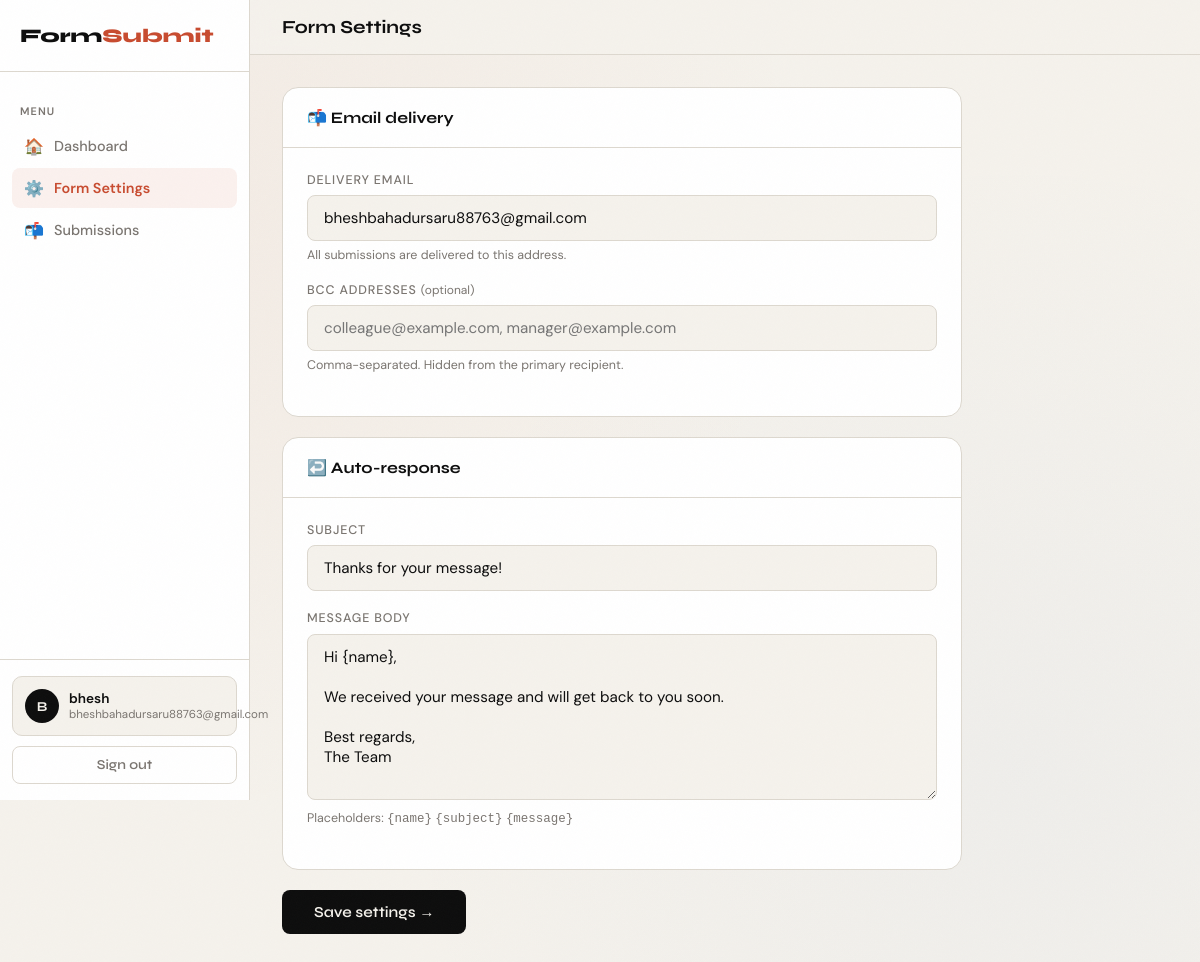
The app's page /accounts/dashboard/config/ (signed in) with its own data.
### accounts/models.py (models this page shows, shortened)
class UserFormConfig(models.Model):
    user = models.OneToOneField(
        User, on_delete=models.CASCADE, related_name='form_config'
    )
    unique_identifier = models.CharField(
        max_length=8,
        unique=True,
        blank=True,
        help_text="Share this code to receive form submissions"
    )
    email_to = models.EmailField(help_text="All submissions are delivered here")
    email_bcc = models.TextField(
        blank=True,
        help_text="Comma-separated BCC addresses — hidden from primary recipient"
    )
    autoresponse_subject = models.CharField(
        max_length=200,
        default="Thanks for your message!"
    )
    autoresponse_body = models.TextField(
        default=(
            "Hi {name},\n\n"
            "We received your message and will get back to you soon.\n\n"
            "Best regards,\nThe Team"
        )
    )
    created_at = models.DateTimeField(auto_now_add=True)
    updated_at = models.DateTimeField(auto_now=True)

### accounts/views.py (the view)
# urls.py: path('dashboard/config/', views.config_view, name='config'),
@login_required
def config_view(request):
    config = _get_or_create_config(request.user)
    if request.method == 'POST':
        form = FormConfigForm(request.POST, instance=config)
        if form.is_valid():
            form.save()
            messages.success(request, "Settings saved successfully.")
            return redirect('accounts:config')
    else:
        form = FormConfigForm(instance=config)
    return render(request, 'accounts/dashboard/config.html', {
        'form': form,
        'config': config,
    })

### accounts/forms.py
class FormConfigForm(forms.ModelForm):
    class Meta:
        model = UserFormConfig
        fields = [
            'email_to',
            'email_bcc',
            'autoresponse_subject',
            'autoresponse_body',
        ]
        labels = {
            'email_to': 'Delivery email',
            'email_bcc': 'BCC addresses',
            'autoresponse_subject': 'Auto-response subject',
            'autoresponse_body': 'Auto-response body',
        }
        widgets = {
            'autoresponse_body': forms.Textarea(attrs={'rows': 7}),
            'email_bcc': forms.TextInput(
                attrs={'placeholder': 'colleague@example.com, manager@example.com'}
            ),
        }
        help_texts = {
            'email_bcc': 'Comma-separated. Recipients are hidden from each other.',
            'autoresponse_body': 'Available placeholders: {name}, {subject}, {message}',
        }

### accounts/views.py (called while the page is built)
def _get_or_create_config(user):
    config, _ = UserFormConfig.objects.get_or_create(
        user=user,
        defaults={'email_to': user.email}
    )
    return config

### templates/accounts/dashboard/config.html (shortened to what this page needs)
{% extends "accounts/dashboard_base.html" %}
{% block page_title %}Form Settings{% endblock %}
{% block nav_config %}active{% endblock %}
{% block content %}
<div style="max-width:680px">
  <form method="post">
    <div class="card" style="margin-bottom:20px">
      <div class="card-header"><h2>📬 Email delivery</h2></div>
      <div class="card-body">
        <div class="form-group">
          <label class="form-label">Delivery email</label>
          <input type="email" name="email_to" value="{{ form.email_to.value }}" class="form-control" required>
          <div class="form-hint">All submissions are delivered to this address.</div>
        </div>
        <div class="form-group">
          <label class="form-label">BCC addresses <span style="font-weight:400;text-transform:none;letter-spacing:0;color:var(--muted);font-size:0.75rem">(optional)</span></label>
          <input type="text" name="email_bcc" value="{{ form.email_bcc.value|default:'' }}" class="form-control" placeholder="colleague@example.com, manager@example.com">
          <div class="form-hint">Comma-separated. Hidden from the primary recipient.</div>
        </div>
      </div>
    </div>
    <div class="card" style="margin-bottom:20px">
      <div class="card-header"><h2>↩️ Auto-response</h2></div>
      <div class="card-body">
        <div class="form-group">
          <label class="form-label">Subject</label>
          <input type="text" name="autoresponse_subject" value="{{ form.autoresponse_subject.value }}" class="form-control">
        </div>
        <div class="form-group">
          <label class="form-label">Message body</label>
          <textarea name="autoresponse_body" class="form-control" rows="7">{{ form.autoresponse_body.value }}</textarea>
          <div class="form-hint">Placeholders: <code>{name}</code> <code>{subject}</code> <code>{message}</code></div>
        </div>
      </div>
    </div>
    <button type="submit" class="btn btn-primary" style="padding:13px 32px;font-size:0.95rem">Save settings →</button>
  </form>
</div>
{% endblock %}

### templates/accounts/dashboard_base.html (shortened to what this page needs)
<!DOCTYPE html>
<html lang="en">
<head>
</head>
<body>
<aside class="sidebar">
  <div class="sidebar-logo"><a href="/" style="color:inherit">Form<span>Submit</span></a></div>
  <nav class="sidebar-nav">
    <div class="nav-label">Menu</div>
    <a href="{% url 'accounts:dashboard' %}" class="nav-item {% block nav_home %}{% endblock %}">
      <span class="nav-icon">🏠</span> Dashboard
    </a>
    <a href="{% url 'accounts:config' %}" class="nav-item {% block nav_config %}{% endblock %}">
      <span class="nav-icon">⚙️</span> Form Settings
    </a>
    <a href="{% url 'accounts:submissions' %}" class="nav-item {% block nav_submissions %}{% endblock %}">
      <span class="nav-icon">📬</span> Submissions
    </a>
  </nav>
  <div class="sidebar-footer">
    <div class="user-card">
      <div class="user-avatar">{{ request.user.username|first|upper }}</div>
      <div>
        <div class="user-name">{{ request.user.username }}</div>
        <div class="user-email">{{ request.user.email }}</div>
      </div>
    </div>
    <a href="{% url 'accounts:logout' %}" class="btn btn-signout">Sign out</a>
  </div>
</aside>
<div class="main">
  <div class="topbar">
    <h1>{% block page_title %}Dashboard{% endblock %}</h1>
  </div>
  <div class="page-content">
    {% block content %}{% endblock %}
  </div>
</div>
</body>
</html>

### templates/accounts/dashboard_base.html (style rules this page uses)
:root { --ink: #0d0d0d; --paper: #f5f2ec; --accent: #c84b2f; --accent2: #2f6bc8; --muted: #7a7570; --border: #ddd8cf; --card: #ffffff; --success: #2a7a4b; --sidebar: 250px; }
*, *::before, *::after { box-sizing: border-box; margin: 0; padding: 0; }
body { font-family: 'DM Sans', sans-serif; background: var(--paper); color: var(--ink); min-height: 100vh; display: flex; background-image: radial-gradient(circle at 15% 20%, rgba(200,75,47,0.04) 0%, transparent 50%), radial-gradient(circle at 85% 80%, rgba(47,107,200,0.03) 0%, transparent 50%); }
body::before { content: ''; position: fixed; inset: 0; pointer-events: none; opacity: 0.025; background-size: 200px 200px; z-index: 9999; }
h1,h2,h3,h4 { font-family: 'Syne', sans-serif; }
a { color: var(--accent); text-decoration: none; }
.sidebar { width: var(--sidebar); min-height: 100vh; background: var(--card); border-right: 1px solid var(--border); display: flex; flex-direction: column; position: fixed; top: 0; left: 0; z-index: 50; }
.sidebar-logo { padding: 1.5rem 1.25rem; font-family: 'Syne', sans-serif; font-weight: 800; font-size: 1.2rem; border-bottom: 1px solid var(--border); color: var(--ink); }
.sidebar-logo span { color: var(--accent); }
.sidebar-nav { padding: 1rem 0.75rem; flex: 1; }
.nav-label { font-size: 0.68rem; font-weight: 600; letter-spacing: 0.1em; text-transform: uppercase; color: var(--muted); padding: 0 0.5rem; margin: 1rem 0 0.5rem; }
.nav-item { display: flex; align-items: center; gap: 10px; padding: 0.6rem 0.75rem; border-radius: 8px; color: var(--muted); font-size: 0.9rem; font-weight: 500; transition: all 0.2s; margin-bottom: 2px; }
.nav-item.active { background: rgba(200,75,47,0.08); color: var(--accent); font-weight: 600; }
.nav-icon { font-size: 1rem; width: 20px; text-align: center; }
.sidebar-footer { padding: 1rem 0.75rem; border-top: 1px solid var(--border); }
.user-card { display: flex; align-items: center; gap: 10px; padding: 0.75rem; border-radius: 10px; background: var(--paper); border: 1px solid var(--border); }
.user-avatar { width: 34px; height: 34px; border-radius: 50%; background: var(--ink); display: flex; align-items: center; justify-content: center; font-family: 'Syne', sans-serif; font-weight: 700; font-size: 0.85rem; color: var(--paper); flex-shrink: 0; }
.user-name { font-size: 0.85rem; font-weight: 600; color: var(--ink); }
.user-email { font-size: 0.72rem; color: var(--muted); }
.main { margin-left: var(--sidebar); flex: 1; display: flex; flex-direction: column; min-width: 0; }
.topbar { padding: 1rem 2rem; border-bottom: 1px solid var(--border); display: flex; align-items: center; justify-content: space-between; background: rgba(245,242,236,0.95); backdrop-filter: blur(8px); position: sticky; top: 0; z-index: 40; }
.topbar h1 { font-size: 1.15rem; font-weight: 700; }
.page-content { padding: 2rem; flex: 1; }
.btn { display: inline-flex; align-items: center; gap: 6px; padding: 0.6rem 1.2rem; border-radius: 8px; font-family: 'Syne', sans-serif; font-weight: 600; font-size: 0.85rem; cursor: pointer; transition: all 0.2s; border: none; }
.btn-primary { background: var(--ink); color: var(--paper); }
.btn-signout { width: 100%; margin-top: 0.6rem; justify-content: center; background: transparent; color: var(--muted); border: 1.5px solid var(--border); }
.card { background: var(--card); border: 1px solid var(--border); border-radius: 16px; }
.card-header { padding: 1.25rem 1.5rem; border-bottom: 1px solid var(--border); display: flex; align-items: center; justify-content: space-between; }
.card-header h2 { font-size: 1rem; font-weight: 700; }
.card-body { padding: 1.5rem; }
.form-group { margin-bottom: 1.2rem; }
.form-label { display: block; font-size: 0.78rem; font-weight: 500; color: var(--muted); text-transform: uppercase; letter-spacing: 0.07em; margin-bottom: 0.45rem; }
.form-control { width: 100%; border: 1.5px solid var(--border); border-radius: 8px; padding: 0.75rem 1rem; font-family: 'DM Sans', sans-serif; font-size: 0.95rem; background: var(--paper); color: var(--ink); transition: border-color 0.2s, box-shadow 0.2s; outline: none; }
textarea.form-control { resize: vertical; min-height: 100px; }
.form-hint { font-size: 0.78rem; color: var(--muted); margin-top: 0.35rem; }

### records on screen
UserFormConfig: email_to "bheshbahadursaru88763@gmail.com", autoresponse_subject "Thanks for your message!", autoresponse_body "Hi {name}, We received your message and will get back to you soon. Best regards, The Team"

### other values on screen
{{ request.user.username|first|upper }} "B"
{{ request.user.username }} "bhesh"
{{ request.user.email }} "bheshbahadursaru88763@gmail.com"
